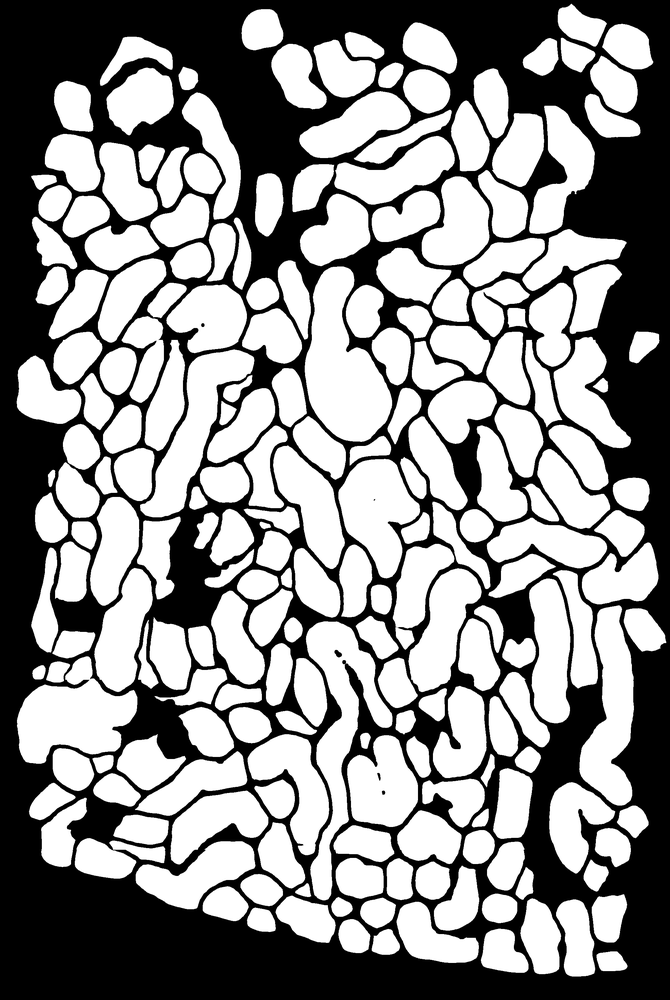
#> input picture data/C1_Day2_MAP1_auto.png, 670 x 1000 px, shrunk from 1970 x 2942 before the run, found by its file name
$ python nori.py
#> lines starting #> are read from the running program, lines starting #| are printed output that depends on the picture
### metrics/core.py

from skimage import io, img_as_ubyte
import numpy as np
from scipy.optimize import linear_sum_assignment
from skimage.measure import label


import os
from collections import namedtuple
import matplotlib.pyplot as plt
import cv2 as cv


#########################################################################################
# Other metrics
#########################################################################################

# [53 lines left out: functions getIoUvsThreshold, evaluate_segmentation, _safe_divide, not called in this run]

def _label_overlap(x, y):
    '''
    This function computes the overlap between two label images.
    '''
    x = x.ravel()
    y = y.ravel()
    overlap = np.zeros((1+x.max(),1+y.max()), dtype=np.uint)
    for i in range(len(x)):
        overlap[x[i],y[i]] += 1
    return overlap

# [127 lines left out: functions intersection_over_union, matching, not called in this run]


def precision(tp,fp,fn):
    return tp/(tp+fp) if tp > 0 else 0
def recall(tp,fp,fn):
    return tp/(tp+fn) if tp > 0 else 0
def accuracy(tp,fp,fn):
    return tp/(tp+fp+fn) if tp > 0 else 0
def f1(tp,fp,fn):
    # also known as "dice coefficient"
    return (2*tp)/(2*tp+fp+fn) if tp > 0 else 0


# [135 lines left out: functions average_precision, _f1, compute_iou_matrix, compute_standard_pq, compute_f1_score, not called in this run]

# [56 lines of commented-out code are left out]


def _proposed_sqrt(true_label, pred_label, iou_high=0.5, iou_low=0.05):
    iou = _intersection_over_union(true_label, pred_label)
    modified_mts = 0
    n_overseg = 0
    n_underseg = 0
    n_gt, n_seg = iou[1:,1:].shape
    n_matched = min(n_gt, n_seg)

    # print(np.round(iou,2))

    for i in range(1,n_gt+1):
        iou_temp = iou[i,1:]
        overseg_count_temp = ((iou_temp>iou_low)&(iou_temp<iou_high)).sum()
        # print(overseg_count_temp)
        if iou_temp[iou_temp>iou_high].size>0:
            if overseg_count_temp>0:
                # print(iou_temp)
                n_overseg+=overseg_count_temp
            else:
                overseg_count_temp = 0
        if iou_temp[iou_temp>iou_high].size>0:
            modified_mts_temp = iou_temp[iou_temp>iou_high][0] + np.sum((iou_temp[((iou_temp>iou_low)&(iou_temp<=iou_high))])/np.sqrt(overseg_count_temp+1))
        else:
            modified_mts_temp = np.sum((iou_temp[((iou_temp>iou_low)&(iou_temp<=iou_high))])/np.sqrt(overseg_count_temp+1))

        # print(modified_mts_temp)

        modified_mts+=modified_mts_temp

    # modified_mts = modified_mts/n_gt

    # print(modified_mts)

    scores = iou[1:,1:]
    costs = -(scores >= iou_high).astype(float) - scores / (2*n_matched)
    true_ind, pred_ind = linear_sum_assignment(costs)
    assert n_matched == len(true_ind) == len(pred_ind)
    match_ok = scores[true_ind,pred_ind] >= iou_high
    tp = np.count_nonzero(match_ok)

    if tp != 0:
        modified_mts = modified_mts/tp
    else:
        modified_mts = modified_mts/n_gt

    fp = max(n_seg-tp-n_overseg,0)

    fn = max(n_gt-tp-n_underseg,0)
    f1 = _f1(tp, fp, fn)

    # print(fp, fn, tp, n_overseg)

    if f1 == 0:
        return modified_mts
    else:
        return modified_mts*f1


# [118 lines left out: functions _proposed_log, _proposed_linear, not called in this run]

########################################################
# From NeurIPS
########################################################

def _intersection_over_union(masks_true, masks_pred):
    """ intersection over union of all mask pairs

    Parameters
    ------------

    masks_true: ND-array, int
        ground truth masks, where 0=NO masks; 1,2... are mask labels
    masks_pred: ND-array, int
        predicted masks, where 0=NO masks; 1,2... are mask labels
    """
    overlap = _label_overlap(masks_true, masks_pred)
    n_pixels_pred = np.sum(overlap, axis=0, keepdims=True)
    n_pixels_true = np.sum(overlap, axis=1, keepdims=True)
    iou = overlap / (n_pixels_pred + n_pixels_true - overlap)
    iou[np.isnan(iou)] = 0.0

    return iou


# [46 lines left out: functions _true_positive, _create_labeled_mask, not called in this run]


# [56 lines of commented-out code are left out]

### scripts/nori.py
import sys
import os

# Add project root to Python path
sys.path.append(os.path.abspath(""))

import metrics.core as metrics
import metrics.utils as utils
import cv2 as cv
from skimage.measure import label

auto = cv.imread('/Users/ranit/Research/github/gPQ/data/C1_Day2_MAP1_auto.png', cv.IMREAD_GRAYSCALE)
#> auto is the input picture: shape (1000, 670); min 0, max 255, mean 144
manual = cv.imread('/Users/ranit/Research/github/gPQ/data/C1_Day2_MAP1_manual.png', cv.IMREAD_GRAYSCALE)
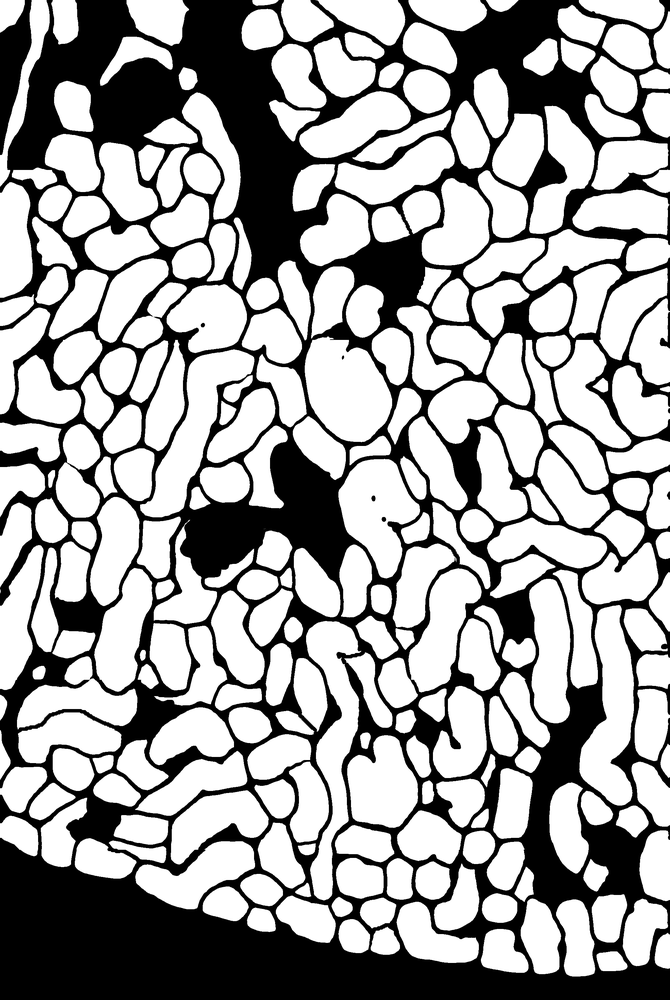
#> input picture data/C1_Day2_MAP1_manual.png, 670 x 1000 px, shrunk from 1970 x 2942 before the run, found by its file name
#> manual is the input picture: shape (1000, 670); min 0, max 255, mean 162.8

auto = label(auto)
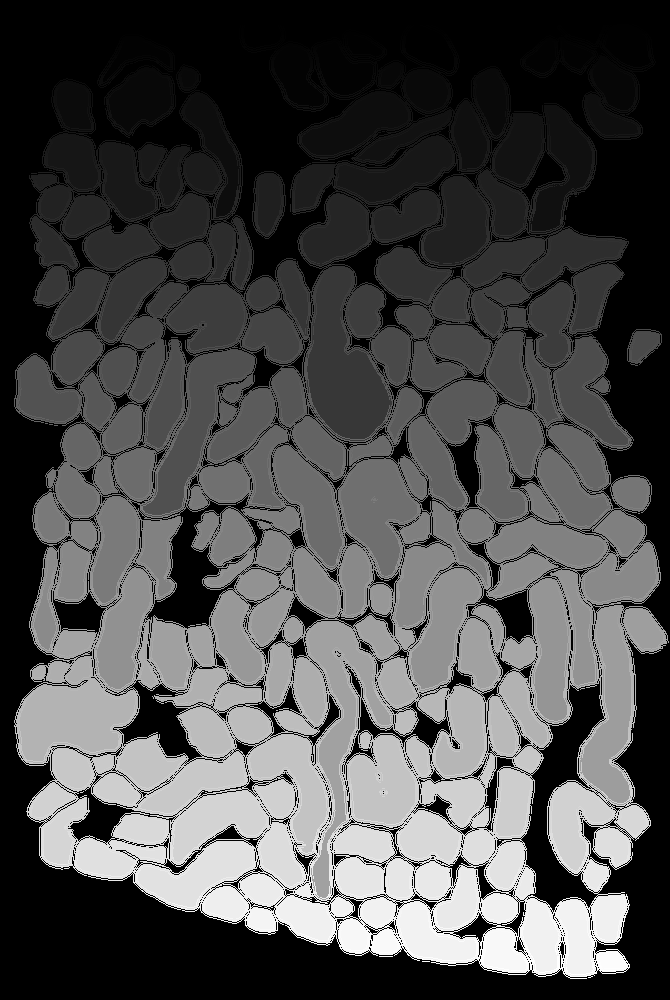
#> auto: shape (1000, 670) int64; min 0, max 90233, mean 27183.5; drawn with min black and max white
manual = label(manual)
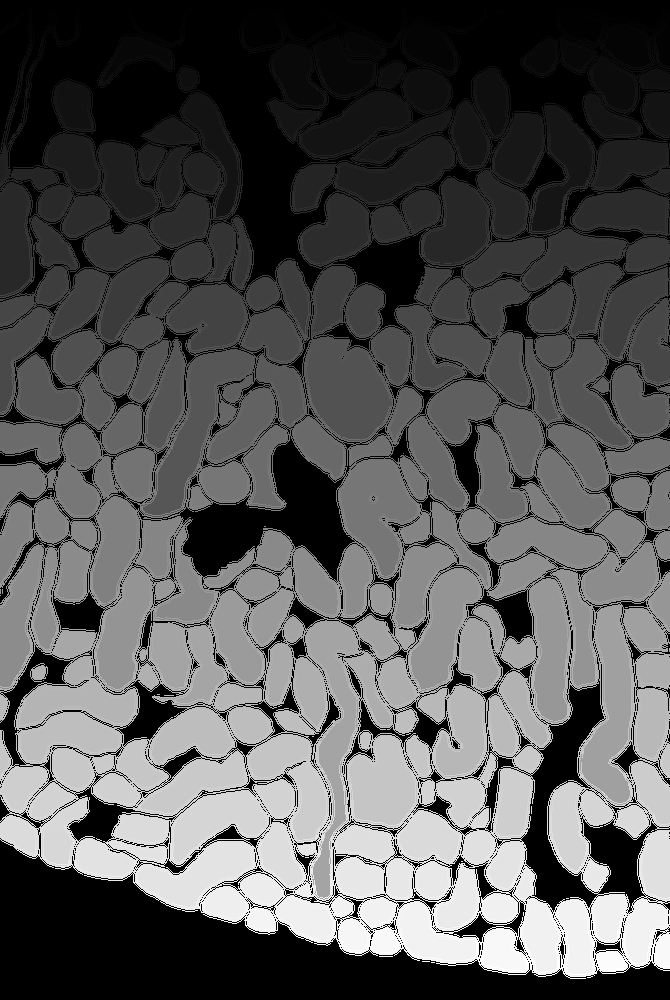
#> manual: shape (1000, 670) int64; min 0, max 101459, mean 34707; drawn with min black and max white

print(metrics._proposed_sqrt(manual, auto))
#> (the run stopped early here; a loop or call above may not have finished)
